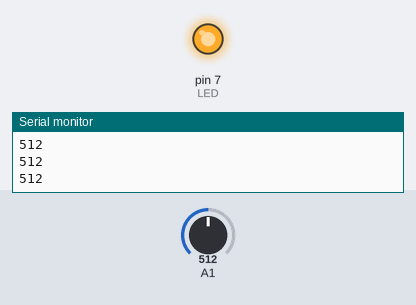
Bench run of a sketch on a simulated Arduino Uno, built with avr-gcc and run on an emulated ATmega328P. Parts: output pins drawn as LEDs (lit = HIGH), the last lines printed to the serial monitor. The inputs (shaded band) are chosen by the test bench; at power-on: A1 = 512.

Above: at 1.2 s.
1.3 s: A1 set to 196
2.8 s: A1 set to 159
At 3.4 s:
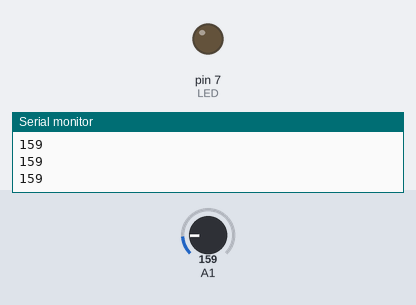
4.4 s: A1 set to 187
At 4.8 s:
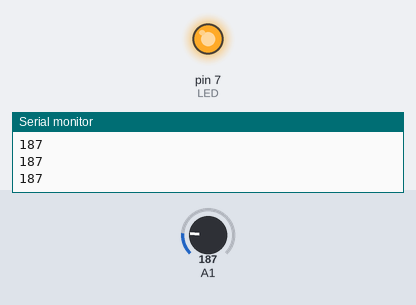
6.0 s: A1 set to 170
At 7.4 s:
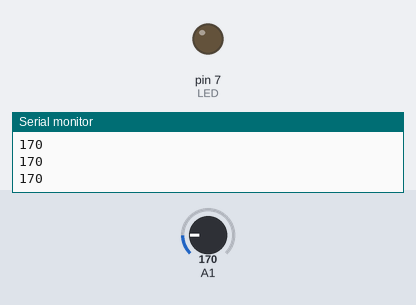
Timing chart, 0 to 8.6 s (numbered marks = the images above; inputs shaded):
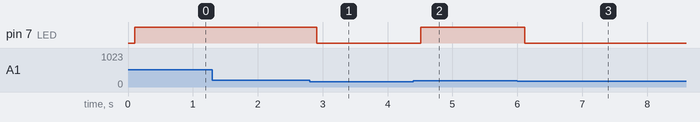

The sketch:

ldrCode.ino
```cpp
int LDR;
int LED = 7;

void setup()
{
  Serial.begin(9600);
  pinMode(LED, OUTPUT);
}

void loop()
{
  LDR = analogRead(A1);
  Serial.println(LDR);
  delay(100);
  action();
}

void action()
{
  if (LDR>=180)
  {
    digitalWrite(LED, HIGH);
  }
    else if(LDR<=177)
  {
    digitalWrite(LED, LOW);
  }
}
```

Measured:
- the behaviour switches between 178 and 177 on A1 (found by bisection; images 0 and 1)
- after the input at 2.8 s, pin 7 (LED): HIGH → LOW after 0.11 s
- after the input at 4.4 s, pin 7 (LED): LOW → HIGH after 0.11 s
- after the input at 6.0 s, pin 7 (LED): HIGH → LOW after 0.12 s
